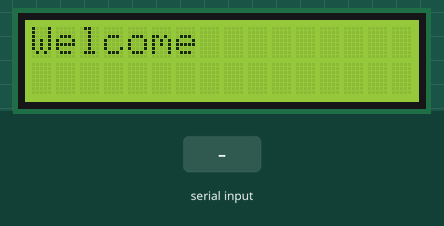
Recording of a sketch running on a simulated Arduino Uno, built with avr-gcc and run on an emulated ATmega328P. On the bench: 16×2 character LCD. The inputs (shaded band) are chosen by the test bench.

Above: at 1.2 s.
1.3 s: "1" received over Serial
At 2.5 s:
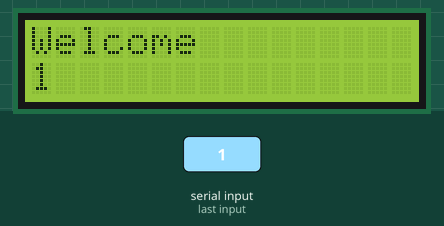
2.8 s: "0" received over Serial
At 3.9 s:
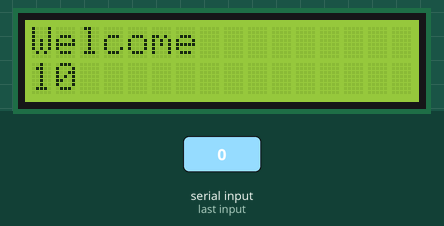
4.3 s: "2" received over Serial
At 5.0 s:
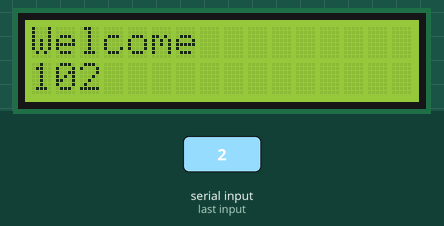
Timing chart, 0 to 7.3 s (numbered marks = the images above; inputs shaded):
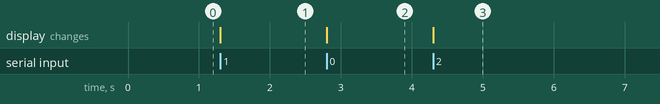

Measured:
- after the input at 1.3 s, the display: changes at once (image 1)
- after the input at 2.8 s, the display: changes at once (image 2)
- after the input at 4.3 s, the display: changes at once (image 3)

The sketch:

LCD.ino
```cpp
#include <LiquidCrystal.h>
LiquidCrystal lcd(12, 11, 10, 9, 8, 7);  //LCD接腳: RS, Enable, D4, D5, D6, D7
void setup() {
  Serial.begin(9600);
  lcd.begin(16, 2);
  lcd.print("Welcome");
  lcd.setCursor(0, 1);
}
void loop() {
  if (Serial.available()) lcd.print(char(Serial.read()));
}
```
